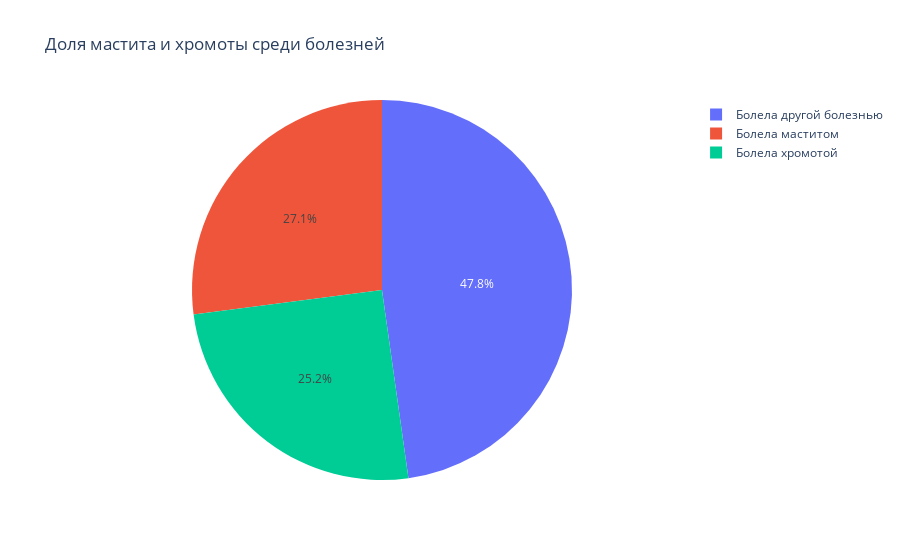

The notebook cell saved with this chart:
### Code cell
gdf = df[['id', 'event']].groupby('id').agg(list)
gdf['illed'] = gdf['event'].apply(lambda events: any([ill in events for ill in ILLS]))
gdf['mast'] = gdf['event'].apply(lambda events: 'MAST' in events)
gdf['lame'] = gdf['event'].apply(lambda events: 'LAME' in events)
gdim = gdf[gdf['mast'] == 1]
gdil = gdf[gdf['lame'] == 1]
gdio = gdf[gdf['illed'] == 1 ]
gdio = gdio[gdio['mast'] == 0] 
gdio = gdio[gdio['lame'] == 0]

labels=['Болела маститом','Болела хромотой','Болела другой болезнью']

values=[gdim.count()[0],gdil.count()[0],gdio.count()[0]]
trace=[go.Pie(labels=labels,values=values)]
layout=go.Layout(
    title='Доля мастита и хромоты среди болезней'
)
fig=go.Figure(data=trace,layout=layout)
fig.show()

### Figure 1 — Plotly figure (JSON) as saved in the notebook; plotly's stock layout.template omitted (floating-point values rounded to 4 significant figures)
{"data": [{"labels": ["Болела маститом", "Болела хромотой", "Болела другой болезнью"], "type": "pie", "values": [2767, 2573, 4885]}], "layout": {"title": {"text": "Доля мастита и хромоты среди болезней"}}}
